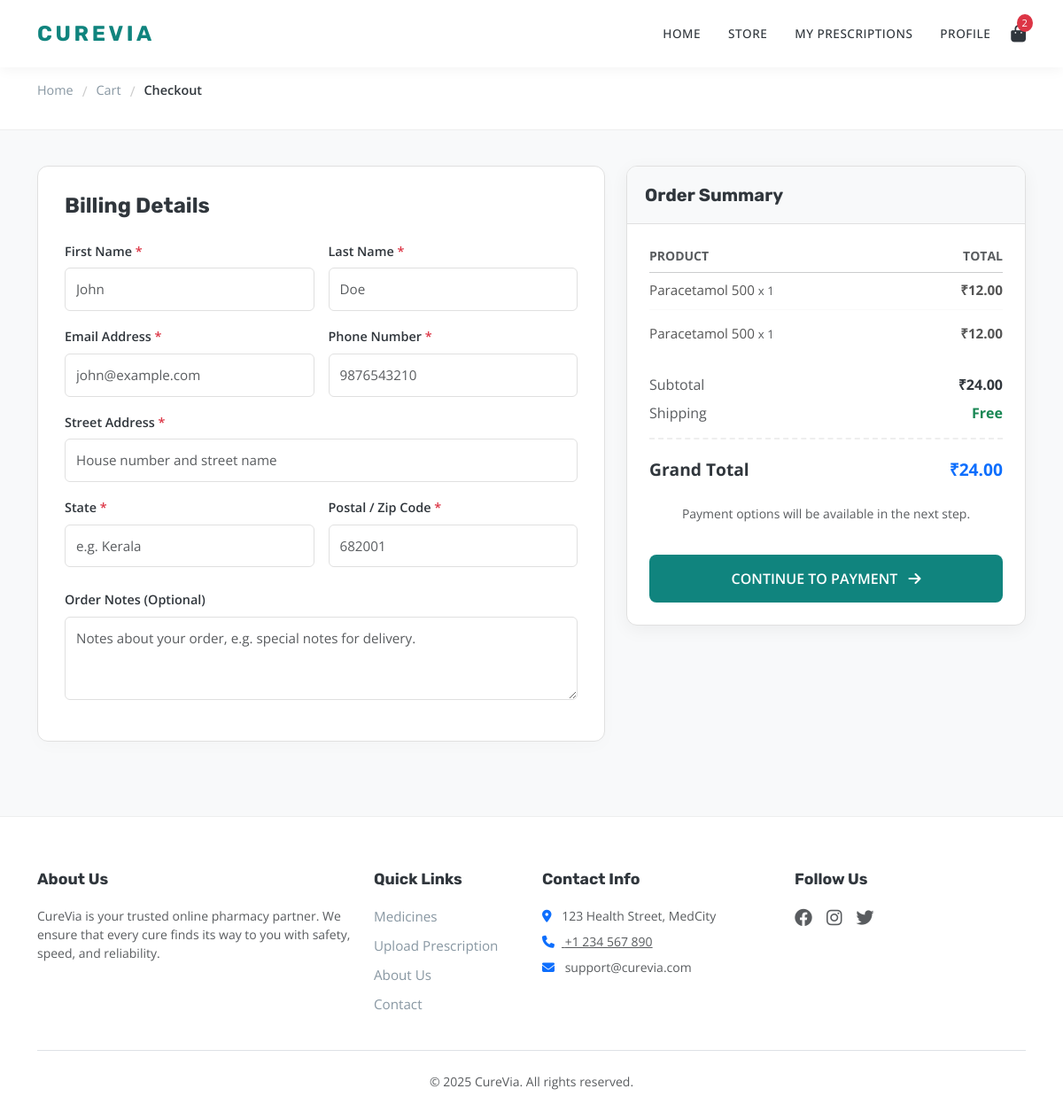
/checkout/ (signed in), run on the app's committed database.
### myapp/models.py (models this page shows, shortened)
class Cart(models.Model):
    medicine = models.ForeignKey(
        Medicine,
        on_delete=models.CASCADE,
    )
    quantity = models.PositiveIntegerField()
    user = models.ForeignKey(
        Register,
        on_delete=models.CASCADE,
    )
    @property
    def total_price(self):
        return self.quantity * self.medicine.price

class Medicine(models.Model):
    name = models.CharField(max_length=100)
    category = models.ForeignKey(Category, on_delete=models.CASCADE, related_name='medicines')
    purpose = models.CharField(max_length=100, blank=True, null=True)
    description = models.TextField(blank=True, null=True)
    price = models.DecimalField(max_digits=10, decimal_places=2)
    quantity = models.PositiveIntegerField()
    rx_required = models.BooleanField(default=False)
    expiry_date = models.DateField()
    image = models.ImageField(upload_to='medicines/', blank=True, null=True)
    added_by_pharmacy = models.ForeignKey(Pharmacy, on_delete=models.CASCADE, related_name='added_medicines', null=True,
                                          blank=True)
    added_on = models.DateTimeField(auto_now_add=True)
    updated_on = models.DateTimeField(auto_now=True)
    is_popular = models.BooleanField(default=False)

### myapp/views.py (the view, shortened to what this page needs)
# urls.py: path('checkout/',views.checkout),
def checkout(request):
    uid=request.session['uid']
    reg=Register.objects.get(id=uid)
    cart=Cart.objects.filter(user=reg)
    total_price=0
    for i in cart:
        total=i.total_price
        total_price+=total
    return render(request, "user/checkout.html",{'cart':cart,'total_price':total_price})

### myapp/templates/user/checkout.html (shortened to what this page needs)
{% load static %}
<!DOCTYPE html>
<html lang="en">
<head>
    <link href="https://cdn.jsdelivr.net/npm/bootstrap@5.3.0/dist/css/bootstrap.min.css" rel="stylesheet">
    <link rel="stylesheet" href="https://cdnjs.cloudflare.com/ajax/libs/font-awesome/6.4.0/css/all.min.css">
</head>
<body>
    <nav class="navbar navbar-expand-lg sticky-top">
        <div class="container">
            <a class="navbar-brand brand-logo" href="/user/">CureVia</a>
            <div class="collapse navbar-collapse" id="navContent">
                <ul class="navbar-nav ms-auto align-items-center">
                    <li class="nav-item"><a class="nav-link" href="/user/">Home</a></li>
                    <li class="nav-item"><a class="nav-link" href="/shop/">Store</a></li>
                    <li class="nav-item"><a class="nav-link" href="{% url 'my_prescriptions' %}">My Prescriptions</a></li>
                    <li class="nav-item"><a class="nav-link" href="{% url 'userprofile' request.session.uid %}">Profile</a></li>
                    <li class="nav-item">
                        <a href="/cart/" class="cart-icon">
                            <i class="fas fa-shopping-bag"></i>
                            <span class="cart-badge">{{ cart.count|default:"0" }}</span>
                        </a>
                    </li>
                </ul>
            </div>
        </div>
    </nav>
    <div class="breadcrumb-wrap">
        <div class="container">
            <div class="breadcrumb">
                <a href="/user/">Home</a> <span>/</span>
                <a href="/cart/">Cart</a> <span>/</span>
                <strong>Checkout</strong>
            </div>
        </div>
    </div>
    <div class="container mb-5">
        <form method="post" action="/checkout/">
            <div class="row">
                <div class="col-lg-7 mb-4">
                    <div class="billing-card">
                        <h4 class="mb-4 fw-bold">Billing Details</h4>
                        <div class="row g-3 mb-3">
                            <div class="col-md-6">
                                <label class="form-label">First Name <span class="text-danger">*</span></label>
                                <input type="text" class="form-control" name="fname" placeholder="John" required>
                            </div>
                            <div class="col-md-6">
                                <label class="form-label">Last Name <span class="text-danger">*</span></label>
                                <input type="text" class="form-control" name="lname" placeholder="Doe" required>
                            </div>
                        </div>
                        <div class="row g-3 mb-3">
                            <div class="col-md-6">
                                <label class="form-label">Email Address <span class="text-danger">*</span></label>
                                <input type="email" class="form-control" name="email" placeholder="john@example.com" required>
                            </div>
                            <div class="col-md-6">
                                <label class="form-label">Phone Number <span class="text-danger">*</span></label>
                                <input type="text" class="form-control" name="phone" placeholder="9876543210" required>
                            </div>
                        </div>
                        <div class="mb-3">
                            <label class="form-label">Street Address <span class="text-danger">*</span></label>
                            <input type="text" class="form-control" name="address" placeholder="House number and street name" required>
                        </div>
                        <div class="row g-3 mb-4">
                            <div class="col-md-6">
                                <label class="form-label">State <span class="text-danger">*</span></label>
                                <input type="text" class="form-control" name="state" placeholder="e.g. Kerala" required>
                            </div>
                            <div class="col-md-6">
                                <label class="form-label">Postal / Zip Code <span class="text-danger">*</span></label>
                                <input type="text" class="form-control" name="zip" placeholder="682001" required>
                            </div>
                        </div>
                        <div class="mb-3">
                            <label class="form-label">Order Notes (Optional)</label>
                            <textarea name="notes" class="form-control" rows="3" placeholder="Notes about your order, e.g. special notes for delivery."></textarea>
                        </div>
                    </div>
                </div>
                <div class="col-lg-5">
                    <div class="order-summary-card">
                        <div class="summary-header">
                            <h5 class="mb-0 fw-bold">Order Summary</h5>
                        </div>
                        <div class="summary-body">
                            <div class="mb-4">
                                <div class="d-flex justify-content-between text-muted small text-uppercase fw-bold mb-2">
                                    <span>Product</span>
                                    <span>Total</span>
                                </div>
                                <hr class="my-2">
                                {% for item in cart %}
                                <div class="item-row">
                                    <span>
                                        {{ item.medicine.name }}
                                        <span class="text-muted small">x {{ item.quantity }}</span>
                                    </span>
                                    <span class="fw-bold">₹{{ item.total_price }}</span>
                                </div>
                                {% endfor %}
                            </div>
                            <div class="d-flex justify-content-between mb-2">
                                <span class="text-muted">Subtotal</span>
                                <span class="fw-bold">₹{{ total_price }}</span>
                            </div>
                            <div class="d-flex justify-content-between mb-3">
                                <span class="text-muted">Shipping</span>
                                <span class="text-success fw-bold">Free</span>
                            </div>
                            <div class="total-row">
                                <span>Grand Total</span>
                                <span class="text-primary">₹{{ total_price }}</span>
                            </div>
                            <div class="mt-4">
                                <p class="small text-muted text-center">
                                    Payment options will be available in the next step.
                                </p>
                                <button type="submit" class="btn-continue">
                                    Continue to Payment <i class="fas fa-arrow-right ms-2"></i>
                                </button>
                            </div>
                        </div>
                    </div>
                </div>
            </div>
        </form>
    </div>
    <footer>
        <div class="container pb-4">
            <div class="row">
                <div class="col-md-4 mb-4">
                    <h3 class="footer-heading">About Us</h3>
                    <p class="text-muted small">CureVia is your trusted online pharmacy partner. We ensure that every cure finds its way to you with safety, speed, and reliability.</p>
                </div>
                <div class="col-md-2 mb-4">
                    <h3 class="footer-heading">Quick Links</h3>
                    <ul class="list-unstyled">
                        <li><a href="/shop/" class="footer-link">Medicines</a></li>
                        <li><a href="/upload_general/" class="footer-link">Upload Prescription</a></li>
                        <li><a href="/about/" class="footer-link">About Us</a></li>
                        <li><a href="/contact/" class="footer-link">Contact</a></li>
                    </ul>
                </div>
                <div class="col-md-3 mb-4">
                    <h3 class="footer-heading">Contact Info</h3>
                    <ul class="list-unstyled text-muted small">
                        <li class="mb-2"><i class="fas fa-map-marker-alt me-2 text-primary"></i> 123 Health Street, MedCity</li>
                        <li class="mb-2"><a href="tel:+1234567890" class="text-muted"><i class="fas fa-phone me-2 text-primary"></i> +1 234 567 890</a></li>
                        <li class="mb-2"><i class="fas fa-envelope me-2 text-primary"></i> support@curevia.com</li>
                    </ul>
                </div>
                <div class="col-md-3 mb-4">
                    <h3 class="footer-heading">Follow Us</h3>
                    <div class="d-flex gap-3">
                        <a href="#" class="text-muted"><i class="fab fa-facebook fa-lg"></i></a>
                        <a href="#" class="text-muted"><i class="fab fa-instagram fa-lg"></i></a>
                        <a href="#" class="text-muted"><i class="fab fa-twitter fa-lg"></i></a>
                    </div>
                </div>
            </div>
            <div class="text-center pt-4 border-top">
                <p class="small text-muted mb-0">
                    &copy; <script>document.write(new Date().getFullYear());</script> CureVia. All rights reserved.
                </p>
            </div>
        </div>
    </footer>
</body>
</html>

### myapp/templates/user/checkout.html (style rules this page uses)
:root { --primary: #10847e; --primary-dark: #0a6b66; --light: #f2f7fb; --dark: #30363c; --gray: #8897a2; }
body { font-family: 'Open Sans', sans-serif; color: var(--dark); background-color: #f8f9fa; }
h1, h2, h3, h4, h5, h6, .navbar-brand, .btn, .card-header { font-family: 'Rubik', sans-serif; }
.navbar { background-color: white; box-shadow: 0 2px 15px rgba(0,0,0,0.05); padding: 15px 0; }
.brand-logo { text-transform: uppercase; letter-spacing: .15em; font-size: 24px; font-weight: 700; color: var(--primary) !important; text-decoration: none; }
.nav-link { font-weight: 500; color: var(--dark); margin-left: 15px; text-transform: uppercase; font-size: 0.85rem; letter-spacing: 0.5px; text-decoration: none; }
.cart-icon { position: relative; font-size: 1.2rem; color: var(--dark); margin-left: 15px; text-decoration: none; }
.cart-badge { position: absolute; top: -8px; right: -8px; background-color: #dc3545; color: white; font-size: 0.7rem; padding: 2px 6px; border-radius: 50%; }
.breadcrumb-wrap { background-color: white; padding: 15px 0; border-bottom: 1px solid #eee; margin-bottom: 40px; }
.breadcrumb a { color: var(--gray); font-size: 0.9rem; text-decoration: none; }
.breadcrumb span { margin: 0 10px; color: #ccc; }
.breadcrumb strong { color: var(--dark); font-weight: 600; font-size: 0.9rem; }
.billing-card { background: white; border: 1px solid #e0e0e0; border-radius: 12px; padding: 30px; box-shadow: 0 5px 20px rgba(0,0,0,0.02); }
.form-label { font-weight: 600; font-size: 0.9rem; color: var(--dark); }
.form-control { padding: 12px; border-radius: 6px; border: 1px solid #e0e0e0; font-size: 0.95rem; }
.order-summary-card { background: white; border: 1px solid #e0e0e0; border-radius: 12px; overflow: hidden; position: sticky; top: 100px; box-shadow: 0 5px 20px rgba(0,0,0,0.05); }
.summary-header { background-color: #f8f9fa; padding: 20px; border-bottom: 1px solid #e0e0e0; }
.summary-body { padding: 25px; }
.item-row { display: flex; justify-content: space-between; margin-bottom: 15px; font-size: 0.95rem; color: #555; border-bottom: 1px solid #f9f9f9; padding-bottom: 10px; }
.item-row:last-child { border-bottom: none; }
.total-row { display: flex; justify-content: space-between; align-items: center; border-top: 2px dashed #eee; padding-top: 20px; margin-top: 10px; font-weight: 700; font-size: 1.2rem; color: var(--dark); }
.btn-continue { background-color: var(--primary); color: white; width: 100%; padding: 15px; border-radius: 8px; font-weight: 600; text-transform: uppercase; font-size: 1rem; border: none; transition: 0.3s; margin-top: 20px; }
footer { background-color: white; border-top: 1px solid #eee; padding-top: 60px; margin-top: 60px; }
.footer-heading { font-weight: 700; margin-bottom: 20px; font-size: 1.1rem; }
.footer-link { color: var(--gray); display: block; margin-bottom: 10px; font-size: 0.95rem; text-decoration: none; }

### data on the page
Cart: medicine.name "Paracetamol 500", quantity "1", total_price "12.00"
Cart: medicine.name "Paracetamol 500", quantity "1", total_price "12.00"

### other printed values
{{ cart.count|default:"0" }} "2"
{{ total_price }} "24.00"
